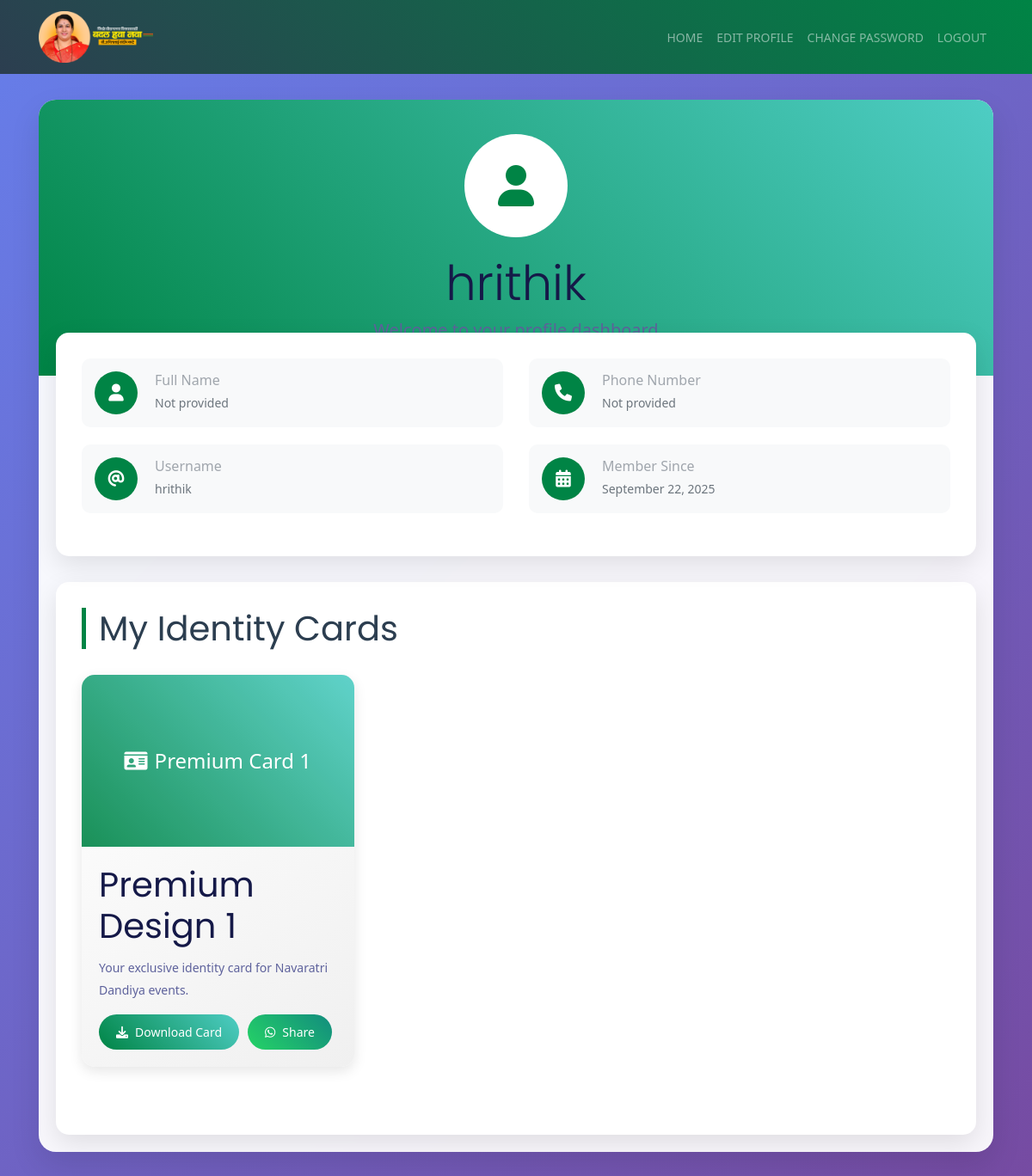
Page /profile/ (signed in) on the committed database.
### user/models.py (models this page shows)
class User(AbstractUser):
    name = models.CharField(max_length=50, blank=True, null=True)
    phone = models.CharField(max_length=20, blank=True, null=True)
    paid_member = models.BooleanField(default=False)
    is_verified = models.BooleanField(default=True)  # Set to True by default

### cards/models.py (models this page shows, shortened)
class Detail_Primium(models.Model):
    name = models.CharField(max_length=100, blank=True, null=True)
    email = models.CharField(max_length=100, blank=True, null=True)
    role = models.CharField(max_length=100, blank=True, null=True)
    profileimage = models.ImageField(upload_to='images/', blank=False, null=False)
    phone = models.CharField(max_length=100, blank=False, null=False)
    phone_secondary = models.CharField(max_length=100, blank=True, null=True)
    whatsapp_no = models.CharField(max_length=100, blank=True, null=True)
    companyname = models.CharField(max_length=100, blank=False, null=False)
    company_email = models.EmailField(blank=True, null=True)
    companylogo = models.ImageField(
        upload_to='images/',
        blank=True,
        null=True,
        default='none'
    )
    website = models.CharField(max_length=500, blank=True, null=True)
    company_website = models.CharField(max_length=100, blank=True, null=True, default="none")
    address = models.CharField(max_length=500, blank=False, null=False)
    location_url = models.CharField(max_length=100, blank=True, null=True)
    nature_of_business = models.CharField(max_length=200, blank=True, null=True)
    start_year = models.DateField(
        blank=True,
        null=True,
        default=datetime.date(2000, 1, 1),
        validators=[
            MinValueValidator(datetime.date(1800, 1, 1)),
            MaxValueValidator(datetime.date.today())
        ],
        help_text="Enter the date the company was started."
    )
    facebook_url = models.CharField(max_length=100, blank=True, null=True)
    twitter_url = models.CharField(max_length=100, blank=True, null=True)
    instagram_url = models.CharField(max_length=100, blank=True, null=True)
    youtube_url = models.CharField(max_length=100, blank=True, null=True)
    pinterest_url = models.CharField(max_length=100, blank=True, null=True)
    linkedin_url = models.CharField(max_length=100, blank=True, null=True)
    telegram_url = models.CharField(max_length=100, blank=True, null=True)
    GENDER_CHOICES = [
        ('male', 'Male'),
        ('female', 'Female'),
    ]
    AGE_GROUP_CHOICES = [
        ('below_18', '<18'),
        ('18_40', '18-40'),
        ('above_40', '>40'),
    ]
    speciality_1 = models.CharField(
        max_length=10,
        choices=GENDER_CHOICES,
        blank=True,
        null=True,
        verbose_name="Gender"
    )
    speciality_2 = models.CharField(
        max_length=10,
        choices=AGE_GROUP_CHOICES,
        blank=True,
        null=True,
        verbose_name="Age Group"
    )
    speciality_3 = models.CharField(max_length=200, blank=True, null=True)
    gallery_imagePrimium1 = models.ImageField(upload_to='premium_gallery/', blank=True, null=True)
    gallery_imagePrimium2 = models.ImageField(upload_to='premium_gallery/', blank=True, null=True)
    gallery_imagePrimium3 = models.ImageField(upload_to='premium_gallery/', blank=True, null=True)
    gallery_imagePrimium4 = models.ImageField(upload_to='premium_gallery/', blank=True, null=True)
    gallery_imagePrimium5 = models.ImageField(upload_to='premium_gallery/', blank=True, null=True)
    gallery_imagePrimium6 = models.ImageField(upload_to='premium_gallery/', blank=True, null=True)
    gallery_imagePrimium7 = models.ImageField(upload_to='premium_gallery/', blank=True, null=True)
    last_message = models.TextField(blank=True, null=True)
    created_at = models.DateTimeField(auto_now_add=True)
    created_for = models.ForeignKey(settings.AUTH_USER_MODEL, on_delete=models.CASCADE, blank=True, null=True)

### home/views.py (the view, shortened to what this page needs)
# urls.py: path('profile/', views.profile, name='profile'),
@login_required(login_url="user:signin")
def profile(request):
    user = request.user
    cards = Detail.objects.filter(created_for=user)
    cards_detail = Detail_Primium.objects.filter(created_for=user)
    context = {
        "user": user,
        'cards': cards,
        'cards_detail': cards_detail,
        'is_admin': False
    }
    return render(request, "home/profile.html", context)

### templates/home/profile.html (shortened to what this page needs)
{% block content %}
<!DOCTYPE html>
<html lang="en">
<head>
{% load static %}
  <link rel="stylesheet" href="{% static 'css/bootstrap.min.css' %}">
  <link rel="stylesheet" href="{% static 'css/animate.css' %}">
  <link rel="stylesheet" href="{% static 'css/LineIcons.css' %}">
  <link rel="stylesheet" href="{% static 'css/owl.carousel.css' %}">
  <link rel="stylesheet" href="{% static 'css/owl.theme.css' %}">
  <link rel="stylesheet" href="{% static 'css/magnific-popup.css' %}">
  <link rel="stylesheet" href="{% static 'css/nivo-lightbox.css' %}">
  <link rel="stylesheet" href="{% static 'css/main.css' %}">
  <link rel="stylesheet" href="{% static 'css/responsive.css' %}">
  <link rel="stylesheet" href="https://cdnjs.cloudflare.com/ajax/libs/font-awesome/6.0.0/css/all.min.css">
</head>
<body>
  <nav class="navbar navbar-expand-lg navbar-dark" style="background: linear-gradient(45deg,
    {% if is_admin %}var(--admin-color){% else %}var(--dark-color){% endif %},
    var(--primary-color));">
    <div class="container">
      <a class="navbar-brand" href="/">
        <img src="{% static 'img/kate-logo.png' %}" alt="Navaratri Dandiya" height="60px">
      </a>
      <div class="collapse navbar-collapse" id="navbarNav">
        <ul class="navbar-nav ml-auto">
          <li class="nav-item">
            <a class="nav-link" href="/">HOME</a>
          </li>
          {% if not is_admin %}
            <li class="nav-item">
              <a class="nav-link" href="{% url 'edit_profile' %}">EDIT PROFILE</a>
            </li>
            <li class="nav-item">
              <a class="nav-link" href="{% url 'change_password' %}">CHANGE PASSWORD</a>
            </li>
          {% else %}
            <li class="nav-item">
              <a class="nav-link" href="/admin/">ADMIN PANEL</a>
            </li>
          {% endif %}
          <li class="nav-item">
            <a class="nav-link" href="">LOGOUT</a>
          </li>
        </ul>
      </div>
    </div>
  </nav>
  <div class="container">
    <div class="profile-container">
      {% if is_admin %}
        <div class="profile-header">
          <div class="profile-avatar">
            <i class="fas fa-user-shield"></i>
          </div>
          <h2 class="display-4">Admin Dashboard</h2>
          <p class="lead">Welcome to the administrator panel</p>
        </div>
        <div class="admin-dashboard">
          <h3 class="card-section-title">System Overview</h3>
          <div class="admin-stats">
            <div class="stat-card">
              <i class="fas fa-users"></i>
              <h3>{{ users_with_counts|length }}</h3>
              <p>Total Users</p>
            </div>
            <div class="stat-card">
              <i class="fas fa-id-card"></i>
              <h3>{{ total_regular_cards }}</h3>
              <p>Regular Cards</p>
            </div>
            <div class="stat-card">
              <i class="fas fa-id-card-alt"></i>
              <h3>{{ total_premium_cards }}</h3>
              <p>Premium Cards</p>
            </div>
            <div class="stat-card">
              <i class="fas fa-chart-line"></i>
              <h3>{{ new_users_today }}</h3>
              <p>New Users Today</p>
            </div>
          </div>
          <h3 class="card-section-title">All Users ({{ users_with_counts|length }})</h3>
          <div class="user-table-container">
            <table class="user-table">
              <thead>
                <tr>
                  <th>User Info</th>
                  <th>Contact</th>
                  <th>Cards</th>
                  <th>Joined</th>
                  <th>Actions</th>
                </tr>
              </thead>
              <tbody>
                {% for user_data in users_with_counts %}
                  <tr>
                    <td>
                      <strong>{{ user_data.user.username }} {{ user_data.user.name }}</strong>
                      {% if user_data.user.is_superuser %}
                        <span class="badge badge-admin ml-2">Admin</span>
                      {% endif %}
                      <br>
                      <small class="text-muted">{{ user_data.user.name|default:"No name provided" }}</small>
                    </td>
                    <td>
                      {{ user_data.user.email }}<br>
                      <small class="text-muted">{{ user_data.user.phone|default:"No phone" }}</small>
                    </td>
                    <td>
                      <span class="badge badge-primary">{{ user_data.regular_card_count }} Regular</span>
                      <span class="badge badge-premium">{{ user_data.premium_card_count }} Premium</span>
                    </td>
                    <td>{{ user_data.user.date_joined|date:"M d, Y" }}</td>
                    <td>
                     <td>
    <a href="{% url 'admin_user_profile' user_data.user.id %}" class="btn-view-profile">
        <i class="fas fa-eye"></i> View Profile
    </a>
</td>
                    </td>
                  </tr>
                {% endfor %}
              </tbody>
            </table>
          </div>
        </div>
      {% else %}
        <div class="profile-header">
          <div class="profile-avatar">
            <i class="fas fa-user"></i>
          </div>
          <h2 class="display-4">{{ user.name|default:user.username }}</h2>
          <p class="lead">Welcome to your profile dashboard</p>
        </div>
        <div class="profile-info-card">
          <div class="row">
            <div class="col-md-6">
              <div class="info-item">
                <div class="info-icon">
                  <i class="fas fa-user"></i>
                </div>
                <div>
                  <h6 class="mb-1">Full Name</h6>
                  <p class="mb-0 text-muted">{{ user.name|default:"Not provided" }}</p>
                </div>
              </div>
            </div>
            <div class="col-md-6">
              <div class="info-item">
                <div class="info-icon">
                  <i class="fas fa-phone"></i>
                </div>
                <div>
                  <h6 class="mb-1">Phone Number</h6>
                  <p class="mb-0 text-muted">{{ user.phone|default:"Not provided" }}</p>
                </div>
              </div>
            </div>
            <div class="col-md-6">
              <div class="info-item">
                <div class="info-icon">
                  <i class="fas fa-at"></i>
                </div>
                <div>
                  <h6 class="mb-1">Username</h6>
                  <p class="mb-0 text-muted">{{ user.username }}</p>
                </div>
              </div>
            </div>
            <div class="col-md-6">
              <div class="info-item">
                <div class="info-icon">
                  <i class="fas fa-calendar-alt"></i>
                </div>
                <div>
                  <h6 class="mb-1">Member Since</h6>
                  <p class="mb-0 text-muted">{{ user.date_joined|date:"F d, Y" }}</p>
                </div>
              </div>
            </div>
          </div>
        </div>
        <div class="identity-card-section">
          <h3 class="card-section-title">My Identity Cards</h3>
          {% if cards_detail %}
            <div class="row">
              {% for detail in cards_detail %}
                <div class="col-lg-4 col-md-6 mb-4">
                  <div class="identity-card">
                    <div class="card-preview">
                      <i class="fas fa-id-card"></i>
                      <span class="ml-2">Premium Card {{ forloop.counter }}</span>
                    </div>
                    <div class="card-body">
                      <h5 class="card-title">Premium Design {{ forloop.counter }}</h5>
                      <p class="card-text">Your exclusive identity card for Navaratri Dandiya events.</p>
                      <div class="card-actions">
                        {% if detail.id %}
                          <a href="{% url 'cards:generate_premium_form' detail.id %}" class="btn-download">
                            <i class="fas fa-download"></i> Download Card
                          </a>
                          <a href="{% url 'cards:generate_premium_form' detail.id %}" class="btn-whatsapp">
                            <i class="fab fa-whatsapp"></i> Share
                          </a>
                        {% else %}
                          <span class="text-muted">Card ID not available</span>
                        {% endif %}
                      </div>
                    </div>
                  </div>
                </div>
              {% endfor %}
            </div>
          {% endif %}
        </div>
      {% endif %}
    </div>
  </div>
</body>
</html>
{% endblock content %}

### static/css/main.css (style rules this page uses)
body { font-family: 'Rubik', sans-serif; color: #a0a6ad; font-size: 14px; font-weight: 400; background: #fff; overflow-x: hidden; }
html { overflow-x: hidden; }
p { font-size: 14px; color: #5e629c; line-height: 26px; margin-bottom: 0; }
a { color: #000; -webkit-transition: all 0.3s ease-in-out; -moz-transition: all 0.3s ease-in-out; -o-transition: all 0.3s ease-in-out; transition: all 0.3s ease-in-out; }
h1, h2, h3, h4, h5 { font-family: 'Poppins', sans-serif; font-size: 40px; font-weight: 400; color: #151948; }
ul { margin: 0; padding: 0; }
ul li { list-style: none; }
.navbar-brand { color: #fff; }

### rows in the picture
User: name "hrithik", name "Not provided", phone "Not provided", username "hrithik", date_joined "September 22, 2025"
Detail_Primium: shows "Download Card"
